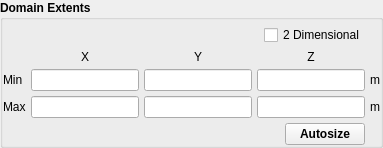
    <widget class="QGroupBox" name="groupBox">
     <property name="font">
      <font>
       <weight>75</weight>
       <bold>true</bold>
      </font>
     </property>
     <property name="title">
      <string>Domain Extents</string>
     </property>
     <property name="flat">
      <bool>true</bool>
     </property>
     <layout class="QGridLayout" name="gridLayout_7">
      <property name="leftMargin">
       <number>0</number>
      </property>
      <property name="topMargin">
       <number>5</number>
      </property>
      <property name="rightMargin">
       <number>0</number>
      </property>
      <property name="bottomMargin">
       <number>0</number>
      </property>
      <property name="spacing">
       <number>5</number>
      </property>
      <item row="2" column="4">
       <widget class="QLabel" name="label_126">
        <property name="font">
         <font>
          <weight>50</weight>
          <bold>false</bold>
         </font>
        </property>
        <property name="text">
         <string>m</string>
        </property>
       </widget>
      </item>
      <item row="2" column="0">
       <widget class="QLabel" name="label_26">
        <property name="font">
         <font>
          <weight>50</weight>
          <bold>false</bold>
         </font>
        </property>
        <property name="text">
         <string>Min</string>
        </property>
       </widget>
      </item>
      <item row="2" column="1">
       <widget class="LineEdit" name="lineedit_keyword_x_min">
        <property name="enabled">
         <bool>true</bool>
        </property>
        <property name="font">
         <font>
          <weight>50</weight>
          <bold>false</bold>
         </font>
        </property>
        <property name="text">
         <string/>
        </property>
       </widget>
      </item>
      <item row="2" column="2">
       <widget class="LineEdit" name="lineedit_keyword_y_min">
        <property name="enabled">
         <bool>true</bool>
        </property>
        <property name="font">
         <font>
          <weight>50</weight>
          <bold>false</bold>
         </font>
        </property>
        <property name="text">
         <string/>
        </property>
       </widget>
      </item>
      <item row="2" column="3">
       <widget class="LineEdit" name="lineedit_keyword_z_min">
        <property name="enabled">
         <bool>true</bool>
        </property>
        <property name="font">
         <font>
          <weight>50</weight>
          <bold>false</bold>
         </font>
        </property>
        <property name="text">
         <string/>
        </property>
       </widget>
      </item>
      <item row="3" column="0">
       <widget class="QLabel" name="label_27">
        <property name="font">
         <font>
          <weight>50</weight>
          <bold>false</bold>
         </font>
        </property>
        <property name="text">
         <string>Max</string>
        </property>
       </widget>
      </item>
      <item row="1" column="1">
       <widget class="QLabel" name="label_132">
        <property name="font">
         <font>
          <weight>50</weight>
          <bold>false</bold>
         </font>
        </property>
        <property name="text">
         <string>X</string>
        </property>
        <property name="alignment">
         <set>Qt::AlignCenter</set>
        </property>
       </widget>
      </item>
      <item row="3" column="1">
       <widget class="LineEdit" name="lineedit_keyword_x_max">
        <property name="font">
         <font>
          <weight>50</weight>
          <bold>false</bold>
         </font>
        </property>
       </widget>
      </item>
      <item row="3" column="2">
       <widget class="LineEdit" name="lineedit_keyword_y_max">
        <property name="font">
         <font>
          <weight>50</weight>
          <bold>false</bold>
         </font>
        </property>
       </widget>
      </item>
      <item row="3" column="3">
       <widget class="LineEdit" name="lineedit_keyword_z_max">
        <property name="font">
         <font>
          <weight>50</weight>
          <bold>false</bold>
         </font>
        </property>
       </widget>
      </item>
      <item row="4" column="0" colspan="4">
       <widget class="QWidget" name="frame_8" native="true">
        <layout class="QHBoxLayout" name="horizontalLayout_5">
         <property name="spacing">
          <number>0</number>
         </property>
         <property name="leftMargin">
          <number>0</number>
         </property>
         <property name="topMargin">
          <number>0</number>
         </property>
         <property name="rightMargin">
          <number>0</number>
         </property>
         <property name="bottomMargin">
          <number>0</number>
         </property>
         <item>
          <spacer name="horizontalSpacer_3">
           <property name="orientation">
            <enum>Qt::Horizontal</enum>
           </property>
           <property name="sizeHint" stdset="0">
            <size>
             <width>40</width>
             <height>20</height>
            </size>
           </property>
          </spacer>
         </item>
         <item>
          <widget class="QPushButton" name="pushbutton_mesh_autosize">
           <property name="text">
            <string>Autosize</string>
           </property>
          </widget>
         </item>
        </layout>
       </widget>
      </item>
      <item row="3" column="4">
       <widget class="QLabel" name="label_127">
        <property name="font">
         <font>
          <weight>50</weight>
          <bold>false</bold>
         </font>
        </property>
        <property name="text">
         <string>m</string>
        </property>
       </widget>
      </item>
      <item row="1" column="2">
       <widget class="QLabel" name="label_133">
        <property name="font">
         <font>
          <weight>50</weight>
          <bold>false</bold>
         </font>
        </property>
        <property name="text">
         <string>Y</string>
        </property>
        <property name="alignment">
         <set>Qt::AlignCenter</set>
        </property>
       </widget>
      </item>
      <item row="1" column="3">
       <widget class="QLabel" name="label_134">
        <property name="font">
         <font>
          <weight>50</weight>
          <bold>false</bold>
         </font>
        </property>
        <property name="text">
         <string>Z</string>
        </property>
        <property name="alignment">
         <set>Qt::AlignCenter</set>
        </property>
       </widget>
      </item>
      <item row="0" column="1" colspan="3">
       <widget class="QWidget" name="widget_2" native="true">
        <layout class="QHBoxLayout" name="horizontalLayout">
         <property name="spacing">
          <number>0</number>
         </property>
         <property name="leftMargin">
          <number>0</number>
         </property>
         <property name="topMargin">
          <number>0</number>
         </property>
         <property name="rightMargin">
          <number>0</number>
         </property>
         <property name="bottomMargin">
          <number>0</number>
         </property>
         <item>
          <spacer name="horizontalSpacer">
           <property name="orientation">
            <enum>Qt::Horizontal</enum>
           </property>
           <property name="sizeHint" stdset="0">
            <size>
             <width>40</width>
             <height>20</height>
            </size>
           </property>
          </spacer>
         </item>
         <item>
          <widget class="CheckBox" name="checkbox_keyword_no_k">
           <property name="font">
            <font>
             <weight>50</weight>
             <bold>false</bold>
            </font>
           </property>
           <property name="text">
            <string>2 Dimensional</string>
           </property>
          </widget>
         </item>
        </layout>
       </widget>
      </item>
     </layout>
    </widget>
